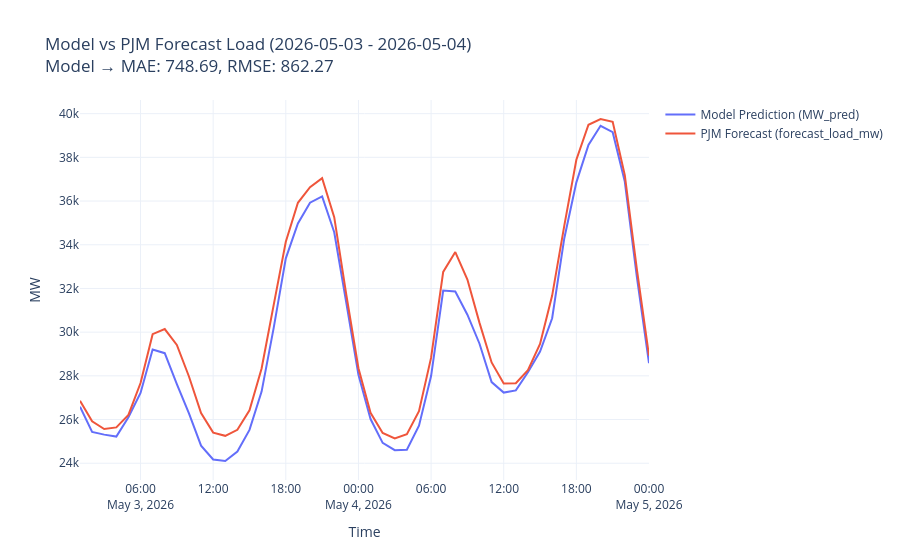

Notebook source saved alongside this figure:
### Code cell
import plotly.graph_objects as go

plot_df = res_final.sort_values("datetime_ending_ept")

fig = go.Figure()


fig.add_trace(go.Scatter(
    x=plot_df["datetime_ending_ept"],
    y=plot_df["res_MW_pred"],
    mode="lines",
    name="Model Prediction (MW_pred)"
))

fig.add_trace(go.Scatter(
    x=plot_df["datetime_ending_ept"],
    y=plot_df["res_forecast_load_mw"],
    mode="lines",
    name="PJM Forecast (forecast_load_mw)"
))

fig.update_layout(
    title=(
        f"Model vs PJM Forecast Load "
        f"({start_date.strftime('%Y-%m-%d')} - {end_date.strftime('%Y-%m-%d')})<br>"
        f"Model → MAE: {mean_mae:.2f}, RMSE: {mean_rmse:.2f} "),
    xaxis_title="Time",
    yaxis_title="MW",
    template="plotly_white"
)

fig.show()
